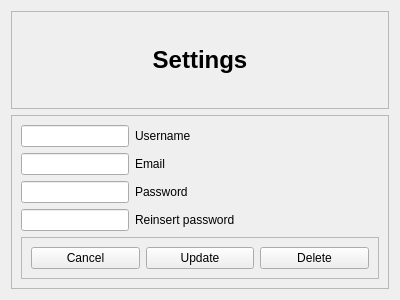
<?xml version="1.0" encoding="UTF-8"?>
<ui version="4.0">
 <class>SettingsWidget</class>
 <widget class="QWidget" name="SettingsWidget">
  <property name="geometry">
   <rect>
    <x>0</x>
    <y>0</y>
    <width>400</width>
    <height>300</height>
   </rect>
  </property>
  <property name="windowTitle">
   <string>Form</string>
  </property>
  <layout class="QGridLayout" name="gridLayout">
   <item row="0" column="0">
    <widget class="QFrame" name="TopFrame">
     <property name="frameShape">
      <enum>QFrame::StyledPanel</enum>
     </property>
     <property name="frameShadow">
      <enum>QFrame::Raised</enum>
     </property>
     <layout class="QGridLayout" name="gridLayout_2">
      <item row="0" column="0">
       <widget class="QLabel" name="Title">
        <property name="font">
         <font>
          <pointsize>18</pointsize>
          <weight>75</weight>
          <bold>true</bold>
         </font>
        </property>
        <property name="text">
         <string>Settings</string>
        </property>
        <property name="alignment">
         <set>Qt::AlignCenter</set>
        </property>
       </widget>
      </item>
     </layout>
    </widget>
   </item>
   <item row="1" column="0">
    <widget class="QFrame" name="BottomFrame">
     <property name="frameShape">
      <enum>QFrame::StyledPanel</enum>
     </property>
     <property name="frameShadow">
      <enum>QFrame::Raised</enum>
     </property>
     <layout class="QGridLayout" name="gridLayout_3">
      <item row="0" column="0">
       <layout class="QFormLayout" name="Form">
        <item row="0" column="0">
         <widget class="QLineEdit" name="usernameInput"/>
        </item>
        <item row="0" column="1">
         <widget class="QLabel" name="usernameLabel">
          <property name="text">
           <string>Username</string>
          </property>
         </widget>
        </item>
        <item row="1" column="0">
         <widget class="QLineEdit" name="emailInput"/>
        </item>
        <item row="1" column="1">
         <widget class="QLabel" name="EmailLabel">
          <property name="text">
           <string>Email</string>
          </property>
         </widget>
        </item>
        <item row="2" column="0">
         <widget class="QLineEdit" name="passwordInput">
          <property name="echoMode">
           <enum>QLineEdit::Password</enum>
          </property>
         </widget>
        </item>
        <item row="2" column="1">
         <widget class="QLabel" name="PasswordLabel">
          <property name="text">
           <string>Password</string>
          </property>
         </widget>
        </item>
        <item row="3" column="0">
         <widget class="QLineEdit" name="reinsertPasswordInput">
          <property name="echoMode">
           <enum>QLineEdit::Password</enum>
          </property>
         </widget>
        </item>
        <item row="3" column="1">
         <widget class="QLabel" name="ReinsertPasswordLabel">
          <property name="text">
           <string>Reinsert password</string>
          </property>
         </widget>
        </item>
       </layout>
      </item>
      <item row="1" column="0">
       <widget class="QFrame" name="ButtonsLine">
        <property name="frameShape">
         <enum>QFrame::StyledPanel</enum>
        </property>
        <property name="frameShadow">
         <enum>QFrame::Raised</enum>
        </property>
        <layout class="QHBoxLayout" name="horizontalLayout">
         <item>
          <widget class="QPushButton" name="cancelButton">
           <property name="text">
            <string>Cancel</string>
           </property>
          </widget>
         </item>
         <item>
          <widget class="QPushButton" name="updateButton">
           <property name="text">
            <string>Update</string>
           </property>
          </widget>
         </item>
         <item>
          <widget class="QPushButton" name="deleteButton">
           <property name="text">
            <string>Delete</string>
           </property>
          </widget>
         </item>
        </layout>
       </widget>
      </item>
     </layout>
    </widget>
   </item>
  </layout>
 </widget>
 <resources/>
 <connections>
  <connection>
   <sender>cancelButton</sender>
   <signal>clicked()</signal>
   <receiver>SettingsWidget</receiver>
   <slot>CancelButtonClicked()</slot>
   <hints>
    <hint type="sourcelabel">
     <x>83</x>
     <y>258</y>
    </hint>
    <hint type="destinationlabel">
     <x>199</x>
     <y>149</y>
    </hint>
   </hints>
  </connection>
  <connection>
   <sender>updateButton</sender>
   <signal>clicked()</signal>
   <receiver>SettingsWidget</receiver>
   <slot>UpdateButtonClicked()</slot>
   <hints>
    <hint type="sourcelabel">
     <x>199</x>
     <y>258</y>
    </hint>
    <hint type="destinationlabel">
     <x>199</x>
     <y>149</y>
    </hint>
   </hints>
  </connection>
  <connection>
   <sender>deleteButton</sender>
   <signal>clicked()</signal>
   <receiver>SettingsWidget</receiver>
   <slot>DeleteButtonClicked()</slot>
   <hints>
    <hint type="sourcelabel">
     <x>315</x>
     <y>258</y>
    </hint>
    <hint type="destinationlabel">
     <x>199</x>
     <y>149</y>
    </hint>
   </hints>
  </connection>
 </connections>
</ui>
